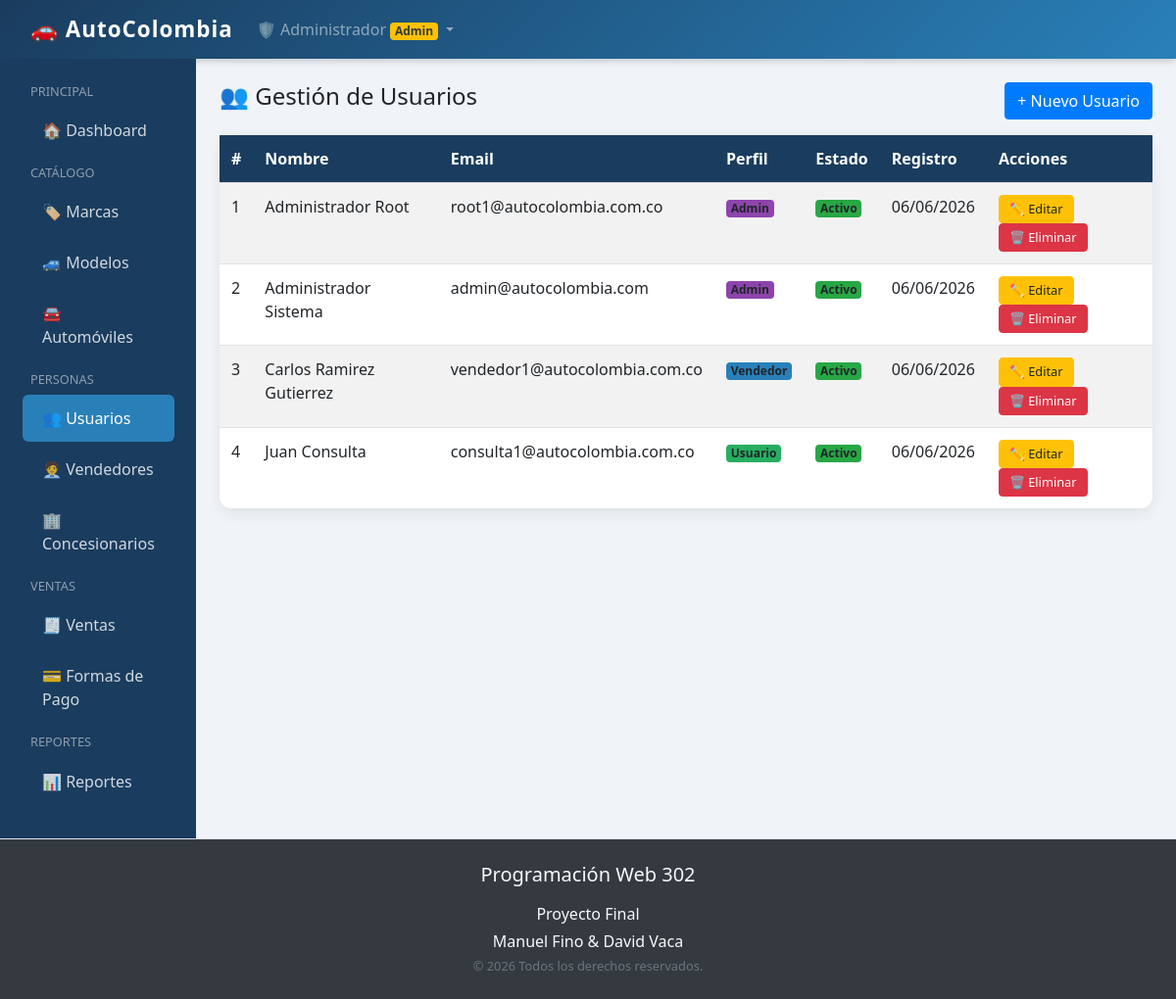
Page /app/view/admin/usuarios/listar.php (signed in) on the committed database.
### tables this page shows
CREATE TABLE usuario (
    id_usuario     INT AUTO_INCREMENT PRIMARY KEY,
    nombre         VARCHAR(100) NOT NULL,
    apellidos      VARCHAR(150) NOT NULL,
    email          VARCHAR(100) NOT NULL UNIQUE,
    password       VARCHAR(255) NOT NULL,
    perfil         ENUM('admin','vendedor','usuario') NOT NULL DEFAULT 'usuario',
    id_vendedor    INT NULL,
    activo         BOOLEAN DEFAULT TRUE,
    fecha_registro TIMESTAMP DEFAULT CURRENT_TIMESTAMP,
    ultimo_acceso  DATETIME NULL,
    FOREIGN KEY (id_vendedor)
        REFERENCES vendedor(id_vendedor)
        ON UPDATE CASCADE ON DELETE SET NULL
);

### config/conexionBD.php (called while the page is built)
<?php
class Conectar
{
    public static function conec()
    {
        $host = "localhost";
        $user = "root";
        $pass = "admin";
        $db_name = "concesionario_db";
        $link = mysqli_connect($host, $user, $pass)
            or die("ERROR al conectar a MySQL: " . mysqli_connect_error());
        mysqli_select_db($link, $db_name)
            or die("ERROR al seleccionar la BD: " . mysqli_error($link));
        mysqli_set_charset($link, "utf8");
        return $link;
    }
}

### app/model/usuario.php (called while the page is built, shortened)
<?php
require_once __DIR__ . '/../../config/conexionBD.php';
class Usuario
{
    public function listar()
    {
        $sql = "SELECT u.*, v.nombre AS nombre_vendedor
                FROM usuario u
                LEFT JOIN vendedor v ON u.id_vendedor = v.id_vendedor
                ORDER BY u.id_usuario ASC";
        $res = mysqli_query(Conectar::conec(), $sql);
        $data = [];
        while ($row = mysqli_fetch_assoc($res)) {
            $data[] = $row;
        }
        return $data;
    }
}

### app/view/admin/usuarios/listar.php (the view, shortened to what this page needs)
<!doctype html>
<html lang="es">
<head>
    <link rel="stylesheet" href="/ProyFinal/public/css/bootstrap.min.css">
    <link rel="stylesheet" href="/ProyFinal/public/css/sweetalert2.min.css">
    <link rel="stylesheet" href="/ProyFinal/public/css/style.css">
</head>
<body>
    <?php
    require_once __DIR__ . '/../../../../app/model/usuario.php';
    $obj_u = new Usuario();
    $usuarios = $obj_u->listar();
    ?>
    <?php include('../navbar.php'); ?>
    <main class="col-md-10 ms-sm-auto px-4 py-4">
        <div class="d-flex justify-content-between align-items-center mb-3">
            <h4>👥 Gestión de Usuarios</h4>
            <button class="btn btn-primary" data-bs-toggle="modal" data-bs-target="#modalUsuario">
                + Nuevo Usuario
            </button>
        </div>
        <div class="card">
            <div class="card-body p-0">
                <div class="table-responsive">
                    <table class="table table-hover table-striped mb-0">
                        <thead>
                            <tr>
                                <th>#</th>
                                <th>Nombre</th>
                                <th>Email</th>
                                <th>Perfil</th>
                                <th>Estado</th>
                                <th>Registro</th>
                                <th>Acciones</th>
                            </tr>
                        </thead>
                        <tbody>
                            <?php if (empty($usuarios)): ?>
                                <tr>
                                    <td colspan="7" class="text-center py-3 text-muted">No hay usuarios registrados</td>
                                </tr>
                            <?php else: ?>
                                <?php foreach ($usuarios as $u): ?>
                                    <tr>
                                        <td><?= $u['id_usuario'] ?></td>
                                        <td><?= htmlspecialchars($u['nombre'] . ' ' . $u['apellidos']) ?></td>
                                        <td><?= htmlspecialchars($u['email']) ?></td>
                                        <td>
                                            <?php
                                            $badge = ['admin' => 'badge-admin', 'vendedor' => 'badge-vendedor', 'usuario' => 'badge-usuario'];
                                            $cls = $badge[$u['perfil']] ?? 'bg-secondary';
                                            ?>
                                            <span class="badge <?= $cls ?>"><?= ucfirst($u['perfil']) ?></span>
                                        </td>
                                        <td>
                                            <?php if ($u['activo']): ?>
                                                <span class="badge bg-success">Activo</span>
                                            <?php else: ?>
                                                <span class="badge bg-secondary">Inactivo</span>
                                            <?php endif; ?>
                                        </td>
                                        <td><?= date('d/m/Y', strtotime($u['fecha_registro'])) ?></td>
                                        <td>
                                            <button class="btn btn-warning btn-accion" onclick="abrirEditar(
                                                <?= $u['id_usuario'] ?>,
                                                '<?= htmlspecialchars($u['nombre'], ENT_QUOTES) ?>',
                                                '<?= htmlspecialchars($u['apellidos'], ENT_QUOTES) ?>',
                                                '<?= htmlspecialchars($u['email'], ENT_QUOTES) ?>',
                                                '<?= $u['perfil'] ?>',
                                                <?= $u['id_vendedor'] ?? 'null' ?>,
                                                <?= $u['activo'] ?>
                                            )">✏️ Editar</button>
                                            <button class="btn btn-danger btn-accion"
                                                onclick="confirmarEliminar(<?= $u['id_usuario'] ?>, '<?= htmlspecialchars($u['nombre'], ENT_QUOTES) ?>')">
                                                🗑️ Eliminar
                                            </button>
                                        </td>
                                    </tr>
                                <?php endforeach; ?>
                            <?php endif; ?>
                        </tbody>
                    </table>
                </div>
            </div>
        </div>
    </main>
    </div>
    </div>
    <?php include("../../layouts/footer.php"); ?>
</body>
</html>

### public/css/style.css (style rules this page uses)
:root { --color-primario: #1a3c5e; --color-secundario: #2980b9; --color-acento: #e74c3c; --color-fondo: #f0f4f8; --color-blanco: #ffffff; }
body { background-color: var(--color-fondo); font-family: 'Segoe UI', Tahoma, Geneva, Verdana, sans-serif; }
.card { border: none; border-radius: 12px; box-shadow: 0 4px 16px rgba(0, 0, 0, 0.08); }
.table thead th { background-color: var(--color-primario); color: var(--color-blanco); border: none; }
.btn-accion { padding: 4px 10px; font-size: 0.8rem; }
.badge-admin { background-color: #8e44ad; }
.badge-vendedor { background-color: #2980b9; }
.badge-usuario { background-color: #27ae60; }

### rows in the picture
usuario: id_usuario "1", nombre+apellidos "Administrador Root", email "root1@autocolombia.com.co", perfil "Admin", activo "Activo", fecha_registro "06/06/2026"
usuario: id_usuario "2", nombre+apellidos "Administrador Sistema", email "admin@autocolombia.com", perfil "Admin", activo "Activo", fecha_registro "06/06/2026"
usuario: id_usuario "3", nombre+apellidos "Carlos Ramirez Gutierrez", email "vendedor1@autocolombia.com.co", perfil "Vendedor", activo "Activo", fecha_registro "06/06/2026"
usuario: id_usuario "4", nombre+apellidos "Juan Consulta", email "consulta1@autocolombia.com.co", perfil "Usuario", activo "Activo", fecha_registro "06/06/2026"

### other values in the picture
$_SESSION['nombre'] "Administrador"
